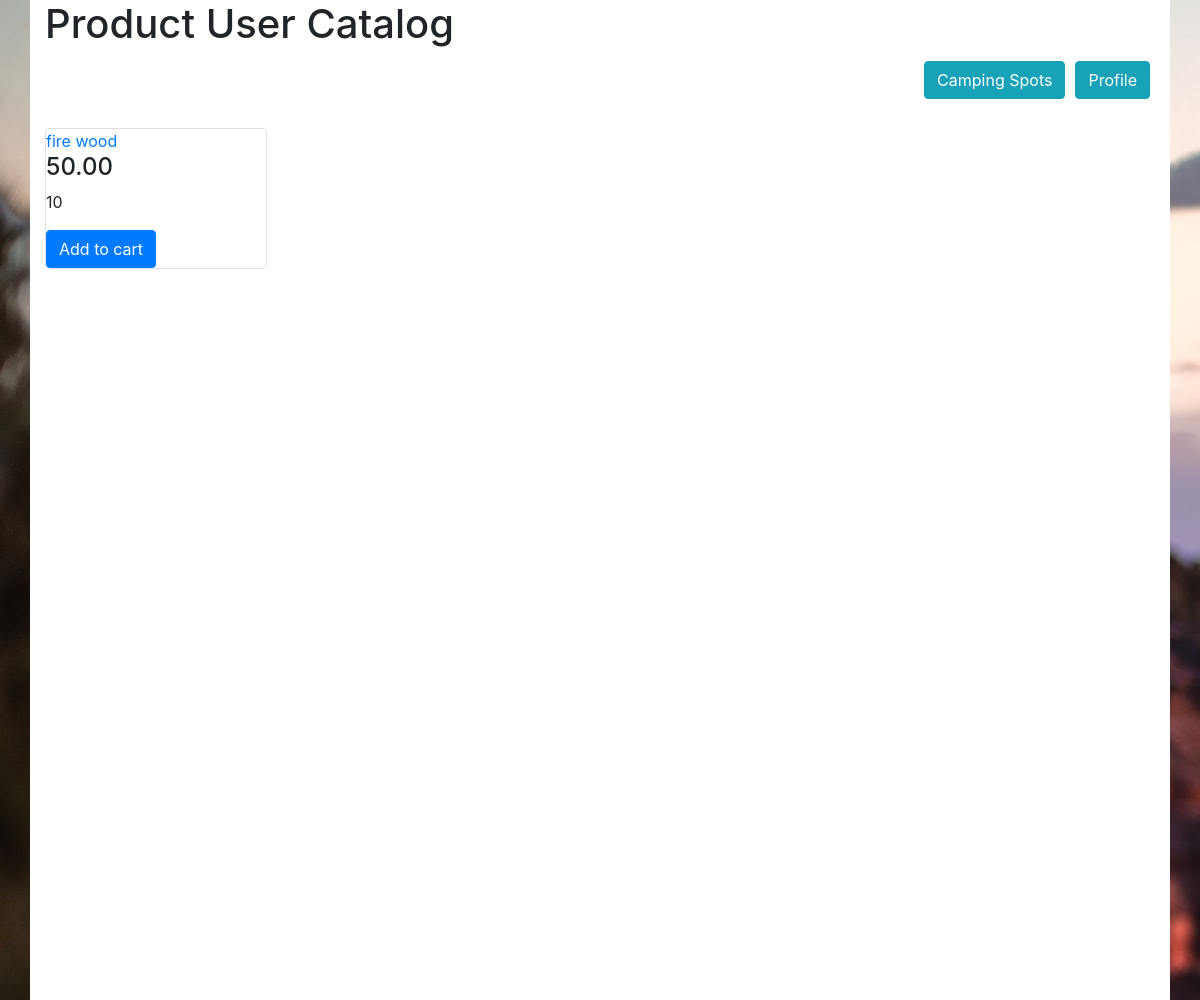
The app's page /product/catalog, older data.
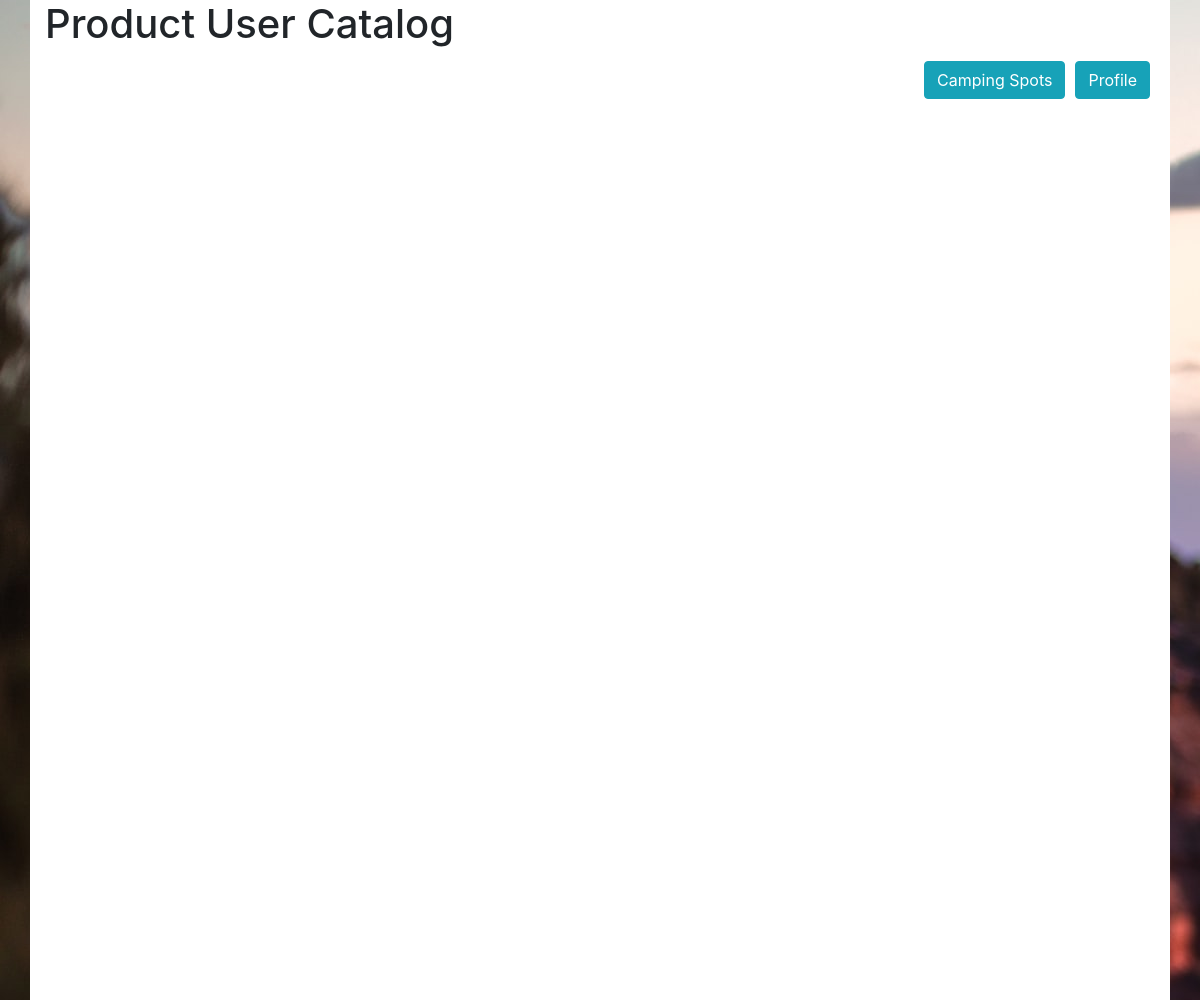
The same page, newer data.
### tables this page shows
CREATE TABLE `product` (
  `product_id` int(11) NOT NULL,
  `inventory_id` int(11) NOT NULL,
  `name` varchar(50) NOT NULL,
  `price` decimal(7,2) NOT NULL,
  `description` text NOT NULL,
  `availability` enum('available','not available') NOT NULL
);

CREATE TABLE `inventory` (
  `inventory_id` int(11) NOT NULL,
  `qty` int(11) NOT NULL,
  `shelf_location` varchar(50) NOT NULL
);

### app/controllers/ProductController.php (called while the page is built, shortened)
<?php
	class ProductController extends Controller{
		public function catalog(){
			$products = $this->model('Product')->getAvailable();
			$this->view('product/catalog', ['products'=>$products]);
		}
	}
?>

### app/core/App.php (called while the page is built, shortened)
<?php
class App{
	var $method = 'index';
	public function __construct(){
		$url = $this->parseURL();
		if(isset($url[0]) && file_exists('app/controllers/'. $url[0]. 'Controller.php')) {
			unset($url[0]);
		}
		$this->controller = new $this->controller();
		if(isset($url[1]) && method_exists($this->controller, $url[1])){
			$this->method = $url[1];
			unset($url[1]);
		}
		$this->params = $url ? array_values($url) : [];
		call_user_func_array([$this->controller, $this->method], $this->params);
	}
	private function parseURL(){
		if(isset($_GET['url'])) {
			return explode('/', filter_var(rtrim($_GET['url'],'/'), FILTER_SANITIZE_URL));
		}
	}
}
?>

### index.php (called while the page is built, shortened)
<?php
	new App();
?>

### app/models/Product.php (called while the page is built, shortened)
<?php
	class Product extends Model{
		public function getAvailable(){
			$SQL = 'SELECT * FROM Product INNER JOIN inventory ON Product.inventory_id = inventory.inventory_id WHERE availability = "available" ';
			$stmt = self::$_connection->prepare($SQL);
			$stmt->execute();
			$stmt->setFetchMode(PDO::FETCH_CLASS, 'Product');
			return $stmt->fetchAll();
		}
	}
?>

### app/core/Model.php (called while the page is built, shortened)
<?php
	class Model{
		public function __construct(){
			$host = 'localhost';
			$dbname = 'camping';
			$user = 'camping_user';
			$password = 'tjAOLl7NQlvOtES9';
		}
	}
?>

### app/views/product/catalog.php (the view, shortened to what this page needs)
<!DOCTYPE html>
<!doctype html>
<html lang="en">
  <head>
    <link rel="stylesheet" href="https://stackpath.bootstrapcdn.com/bootstrap/4.4.1/css/bootstrap.min.css">
  </head>
  <body>
  <div style="background-image: url('../images/camp2.jpg');height: 1000px;">
    <div class='container' style="height: 1000px; background-color: white;">
    <h1>Product User Catalog</h1>
      <a href="/Camping/profile/index" class="btn btn-info" style="float: right; margin: 5px;">Profile</a>
      <a href="/Camping/camping_spot/index" class="btn btn-info" style="float: right; margin: 5px;">Camping Spots</a>
      <?php
          foreach($data['products'] as $item){
            echo "
            <div class='card'>
              <a href = '/Camping/product/productdetail/$item->product_id'>
                $item->name
              </a>
              <div>
                <h4>$item->price</h4>
                <p>$item->qty</p>
                <a href='/Camping/product/addToCart/$item->product_id' class='btn btn-primary'>Add to cart</a>
              </div>
            </div>";
          }
        ?>
    </div>
  </div>
  </body>
</html>

Row changes from the older to the newer data that the page shows:
removed product: name "fire wood", price "50.00", inventory.qty "10"
